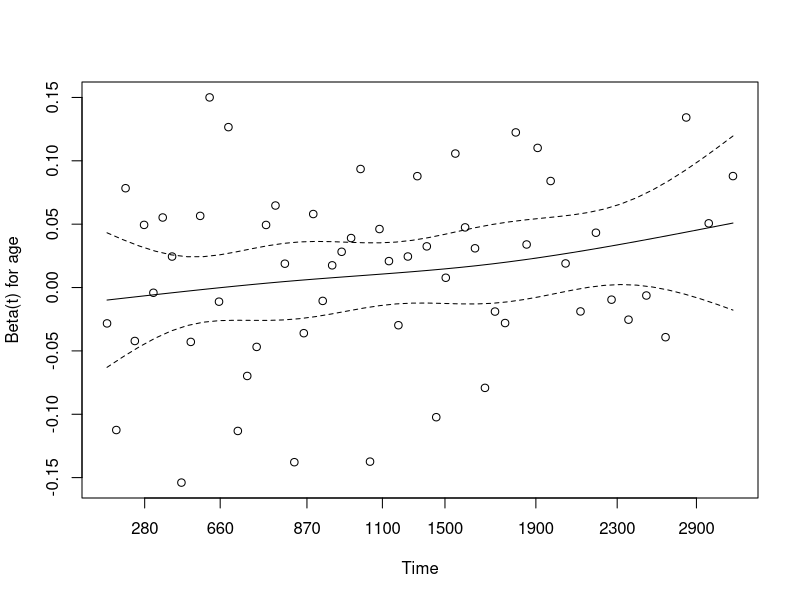
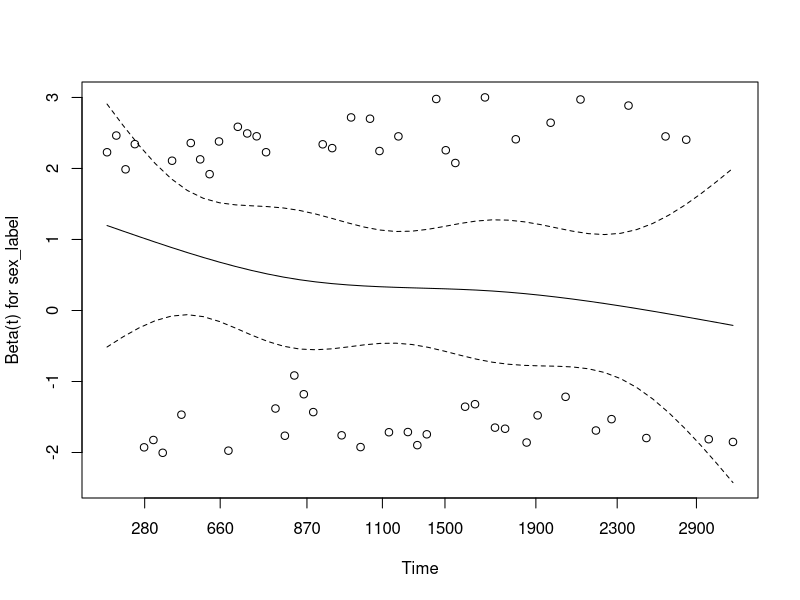
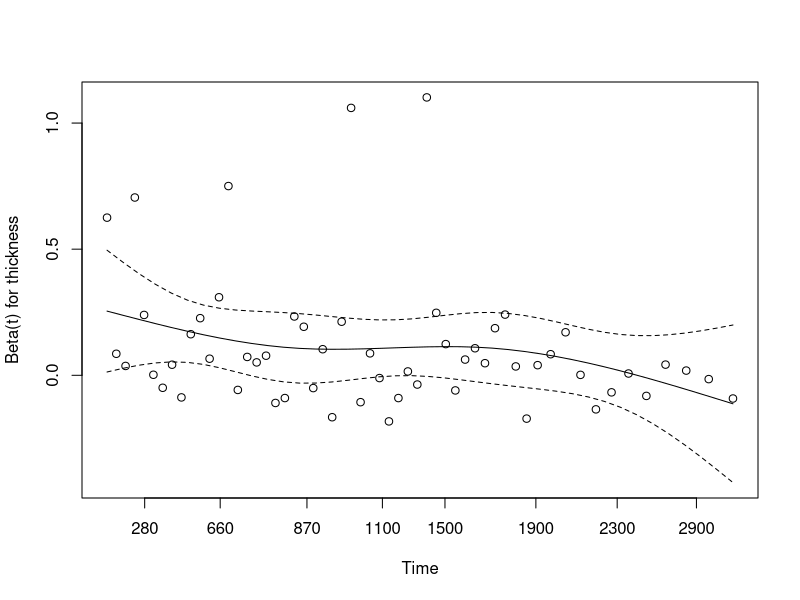
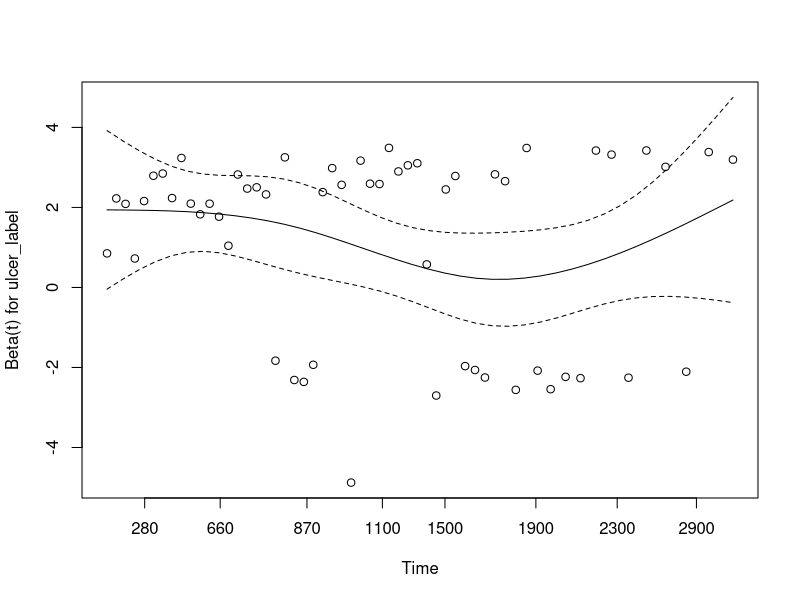
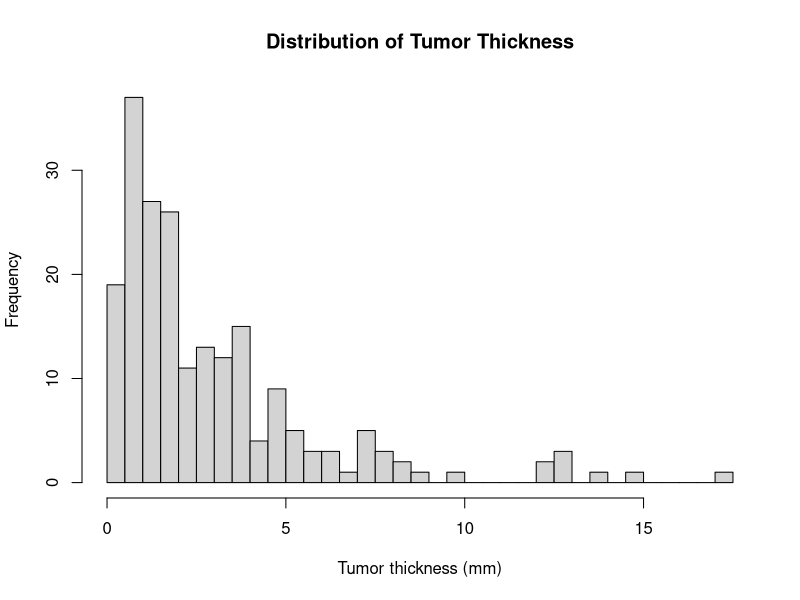
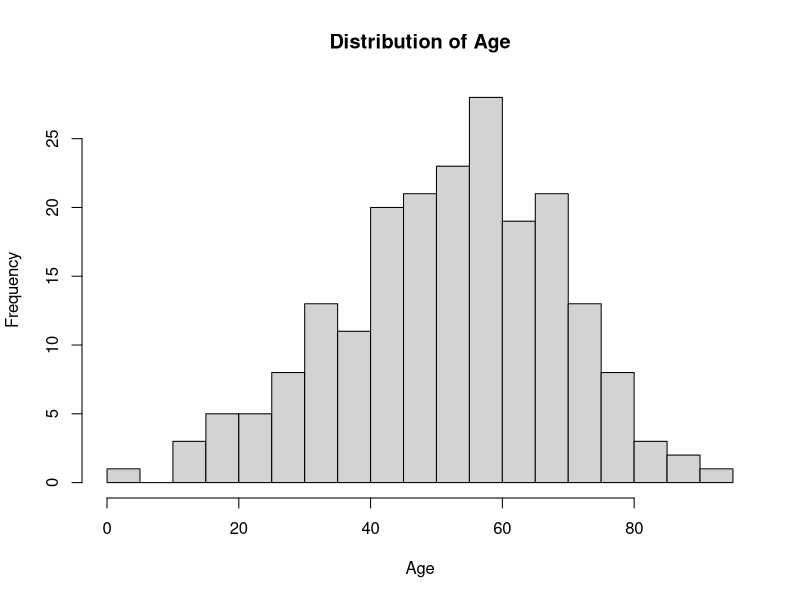
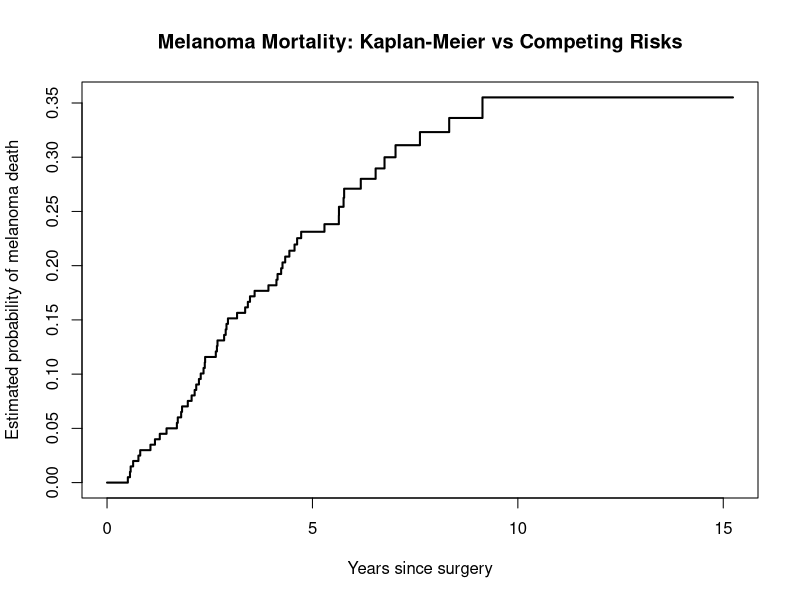
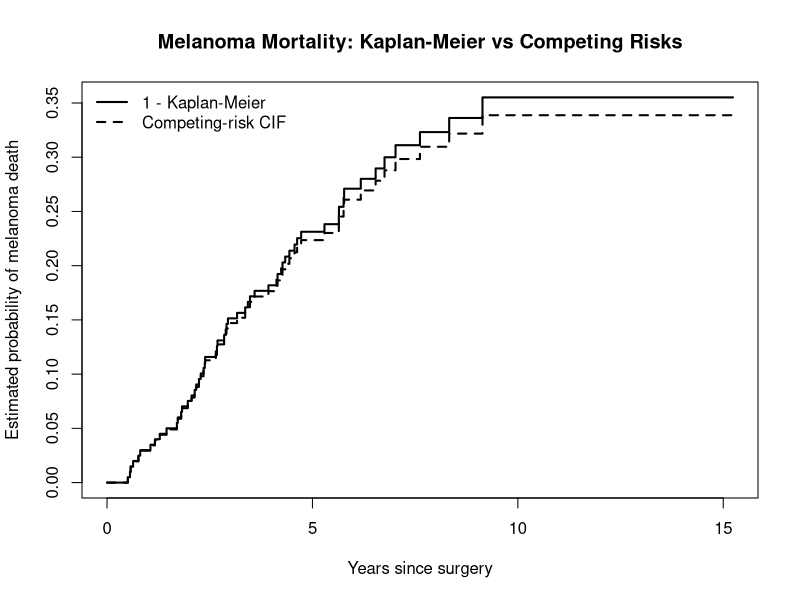

These charts were generated, in order, by the following R code:
## ---- chunk 1
knitr::opts_chunk$set(echo = TRUE)
## ---- chunk 2
# Danish Melanoma Competing-Risks Analysis

library(tidyverse)
library(here)

# Load data
data("melanoma", package = "boot")

melanoma_raw <- melanoma

dim(melanoma_raw)
head(melanoma_raw, 10)
## ---- chunk 3
# Inspect original data
summary(melanoma_raw)
## ---- chunk 4
table(melanoma_raw$status)
table(melanoma_raw$sex)
table(melanoma_raw$ulcer)
## ---- chunk 5
library(dplyr)

melanoma_analysis <- melanoma_raw |>
  mutate(

    # Rename follow-up days
    time_days = time,

    # Human-readable sex variable
    sex_label = factor(
      sex,
      levels = c(0, 1),
      labels = c("Female", "Male")
    ),

    # Human-readable ulceration variable
    ulcer_label = factor(
      ulcer,
      levels = c(0, 1),
      labels = c("Absent", "Present")
    ),

    # Human-readable outcome
    status_label = factor(
      status,
      levels = c(1, 2, 3),
      labels = c(
        "Melanoma death",
        "Alive/censored",
        "Other-cause death"
      )
    )
  )
## ---- chunk 6
melanoma_analysis <- melanoma_analysis |>
  mutate(

    melanoma_event = case_when(
      status == 1 ~ 1L,
      status == 2 ~ 0L,
      status == 3 ~ 0L
    )
  )
## ---- chunk 7
melanoma_analysis <- melanoma_analysis |>
  mutate(

    status_cr = case_when(
      status == 1 ~ 1L,  # melanoma death
      status == 2 ~ 0L,  # censored/alive
      status == 3 ~ 2L   # competing death
    )
  )
## ---- chunk 8
head(
  melanoma_analysis[
    c(
      "time_days",
      "status",
      "status_label",
      "melanoma_event",
      "status_cr",
      "sex_label",
      "age",
      "thickness",
      "ulcer_label"
    )
  ]
)
## ---- chunk 9
melanoma_analysis |>
  count(status_label) |>
  mutate(
    percent = 100 * n / sum(n)
  )
## ---- chunk 10
library(survival)

melanoma_surv <- with(
  melanoma_analysis,
  Surv(
    time = time_days,
    event = melanoma_event
  )
)

head(melanoma_surv, 20)
## ---- chunk 11
cox_model <- coxph(
  Surv(time_days, melanoma_event) ~
    age +
    sex_label +
    thickness +
    ulcer_label,
  data = melanoma_analysis
)

summary(cox_model)
## ---- chunk 12
exp(
  cbind(
    HR = coef(cox_model),
    confint(cox_model)
  )
)
## ---- chunk 13
ph_test <- cox.zph(cox_model)

ph_test
## ---- chunk 14
plot(ph_test)
## ---- chunk 15
hist(
  melanoma_analysis$thickness,
  breaks = 25,
  main = "Distribution of Tumor Thickness",
  xlab = "Tumor thickness (mm)"
)
## ---- chunk 16
hist(
  melanoma_analysis$age,
  breaks = 20,
  main = "Distribution of Age",
  xlab = "Age"
)

## ---- chunk 17
library(survival)

cox_spline <- coxph(
  Surv(time_days, melanoma_event) ~
    pspline(age, df = 3) +
    sex_label +
    pspline(thickness, df = 3) +
    ulcer_label,
  data = melanoma_analysis
)

summary(cox_spline)
## ---- chunk 18
cox_tv <- coxph(
  Surv(time_days, melanoma_event) ~
    age +
    sex_label +
    thickness +
    ulcer_label +
    tt(thickness),

  data = melanoma_analysis,

  tt = function(x, t, ...) {
    x * log(t / 365.25)
  }
)

summary(cox_tv)
## ---- chunk 19

library(survival)

km_naive <- survfit(
  Surv(time_days/ 365.25, melanoma_event) ~ 1,
  data = melanoma_analysis
)

summary(km_naive)
## ---- chunk 20
eval_times <- c(1, 3, 5, 8)

km_summary <- summary(
  km_naive,
  times = eval_times,
  extend = TRUE
)

km_risk <- data.frame(
  time_years = km_summary$time,

  # 1 - survival = estimated melanoma failure probability
  naive_KM_risk = 1 - km_summary$surv,

  # Reverse survival CI endpoints
  lower_95 = 1 - km_summary$upper,
  upper_95 = 1 - km_summary$lower
)

km_risk
## ---- chunk 21
library(cmprsk)

cif_all <- cuminc(
  ftime = melanoma_analysis$time_days / 365.25,
  fstatus = melanoma_analysis$status_cr,
  cencode = 0
)

print(cif_all)

names(cif_all)
## ---- chunk 22
cif_times <- timepoints(
  cif_all,
  times = eval_times
)

cif_times$est
cif_times$var
## ---- chunk 23
melanoma_row <- grep(
  " 1$",
  rownames(cif_times$est),
  value = TRUE
)

other_death_row <- grep(
  " 2$",
  rownames(cif_times$est),
  value = TRUE
)

melanoma_row
other_death_row
## ---- chunk 24
cif_melanoma <- as.numeric(
  cif_times$est[melanoma_row, ]
)

cif_melanoma_se <- sqrt(
  as.numeric(cif_times$var[melanoma_row, ])
)

cif_melanoma_table <- data.frame(
  time_years = eval_times,
  CIF_melanoma = cif_melanoma,
  lower_95 = pmax(
    0,
    cif_melanoma - 1.96 * cif_melanoma_se
  ),
  upper_95 = pmin(
    1,
    cif_melanoma + 1.96 * cif_melanoma_se
  )
)

cif_melanoma_table
## ---- chunk 25
cif_other <- as.numeric(
  cif_times$est[other_death_row, ]
)

cif_other_table <- data.frame(
  time_years = eval_times,
  CIF_other_death = cif_other
)

cif_other_table
## ---- chunk 26
risk_comparison <- data.frame(
  time_years = eval_times,
  naive_KM = km_risk$naive_KM_risk,
  competing_risk_CIF = cif_melanoma,
  absolute_difference =
    km_risk$naive_KM_risk - cif_melanoma
)

risk_comparison
## ---- chunk 27
risk_comparison <- risk_comparison |>
  mutate(
    naive_KM_pct = 100 * naive_KM,
    competing_risk_CIF_pct = 100 * competing_risk_CIF,
    difference_percentage_points =
      100 * absolute_difference
  )

risk_comparison
## ---- chunk 28
plot(
  km_naive,
  fun = "event",
  conf.int = FALSE,
  xlab = "Years since surgery",
  ylab = "Estimated probability of melanoma death",
  main = "Melanoma Mortality: Kaplan-Meier vs Competing Risks",
  lwd = 2
)
## ---- chunk 29
melanoma_curve_name <- grep(
  " 1$",
  names(cif_all),
  value = TRUE
)

melanoma_curve_name
## ---- chunk 30
plot(
  km_naive,
  fun = "event",
  conf.int = FALSE,
  xlab = "Years since surgery",
  ylab = "Estimated probability of melanoma death",
  main = "Melanoma Mortality: Kaplan-Meier vs Competing Risks",
  lwd = 2
)

lines(
  cif_all[[melanoma_curve_name]]$time,
  cif_all[[melanoma_curve_name]]$est,
  type = "s",
  lty = 2,
  lwd = 2
)

legend(
  "topleft",
  legend = c(
    "1 - Kaplan-Meier",
    "Competing-risk CIF"
  ),
  lty = c(1, 2),
  lwd = 2,
  bty = "n"
)
## ---- chunk 31

X_fg <- model.matrix(
  ~ age + sex_label + thickness + ulcer_label,
  data = melanoma_analysis
)[, -1]

head(X_fg)
colnames(X_fg)
## ---- chunk 32
fg_model <- crr(
  ftime = melanoma_analysis$time_days,
  fstatus = melanoma_analysis$status_cr,
  cov1 = X_fg,
  failcode = 1,
  cencode = 0
)

summary(fg_model)
## ---- chunk 33
fg_beta <- fg_model$coef
fg_se <- sqrt(diag(fg_model$var))

fg_results <- data.frame(
  term = names(fg_beta),

  SHR = exp(fg_beta),

  lower_95 = exp(
    fg_beta - 1.96 * fg_se
  ),

  upper_95 = exp(
    fg_beta + 1.96 * fg_se
  ),

  p_value = 2 * pnorm(
    -abs(fg_beta / fg_se)
  )
)

fg_results
## ---- chunk 34
cox_beta <- coef(cox_model)
cox_se <- sqrt(diag(vcov(cox_model)))

cox_results <- data.frame(
  term = names(cox_beta),
  CSHR = exp(cox_beta),
  lower_95 = exp(cox_beta - 1.96 * cox_se),
  upper_95 = exp(cox_beta + 1.96 * cox_se)
)

cox_results
## ---- chunk 35
cox_fg_comparison <- data.frame(
  term = names(fg_beta),
  cause_specific_HR = exp(cox_beta[names(fg_beta)]),
  Fine_Gray_SHR = exp(fg_beta)
)

cox_fg_comparison
## ---- chunk 36
par(mfrow = c(2, 2))

for (j in seq_len(ncol(X_fg))) {

  plot(
    fg_model$uftime/ 365.25,
    fg_model$res[, j],
    xlab = "Failure time (years)",
    ylab = "Residual",
    main = colnames(X_fg)[j]
  )

  abline(
    h = 0,
    lty = 2
  )

  lines(
    lowess(
      fg_model$uftime,
      fg_model$res[, j]
    ),
    lwd = 2
  )
}

par(mfrow = c(1, 1))
## ---- chunk 37
cif_ulcer <- cuminc(
  ftime = melanoma_analysis$time_days / 365.25,
  fstatus = melanoma_analysis$status_cr,
  group = melanoma_analysis$ulcer_label,
  cencode = 0
)

print(cif_ulcer)
## ---- chunk 38
plot(
  cif_ulcer,
  xlab = "Years since surgery",
  ylab = "Cumulative incidence",
  main = "Cumulative Incidence by Tumor Ulceration"
)
